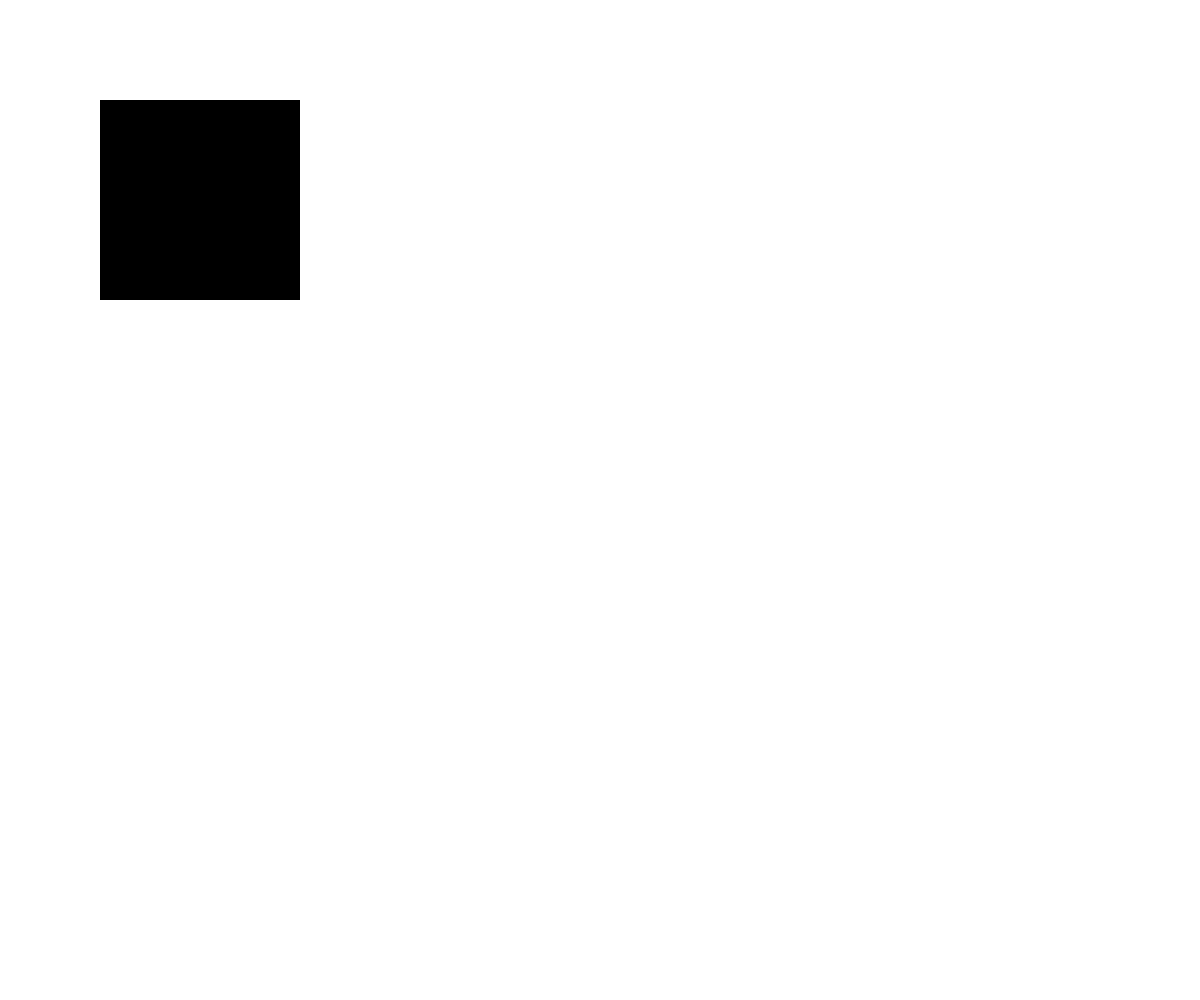
Frame 1 (no input)
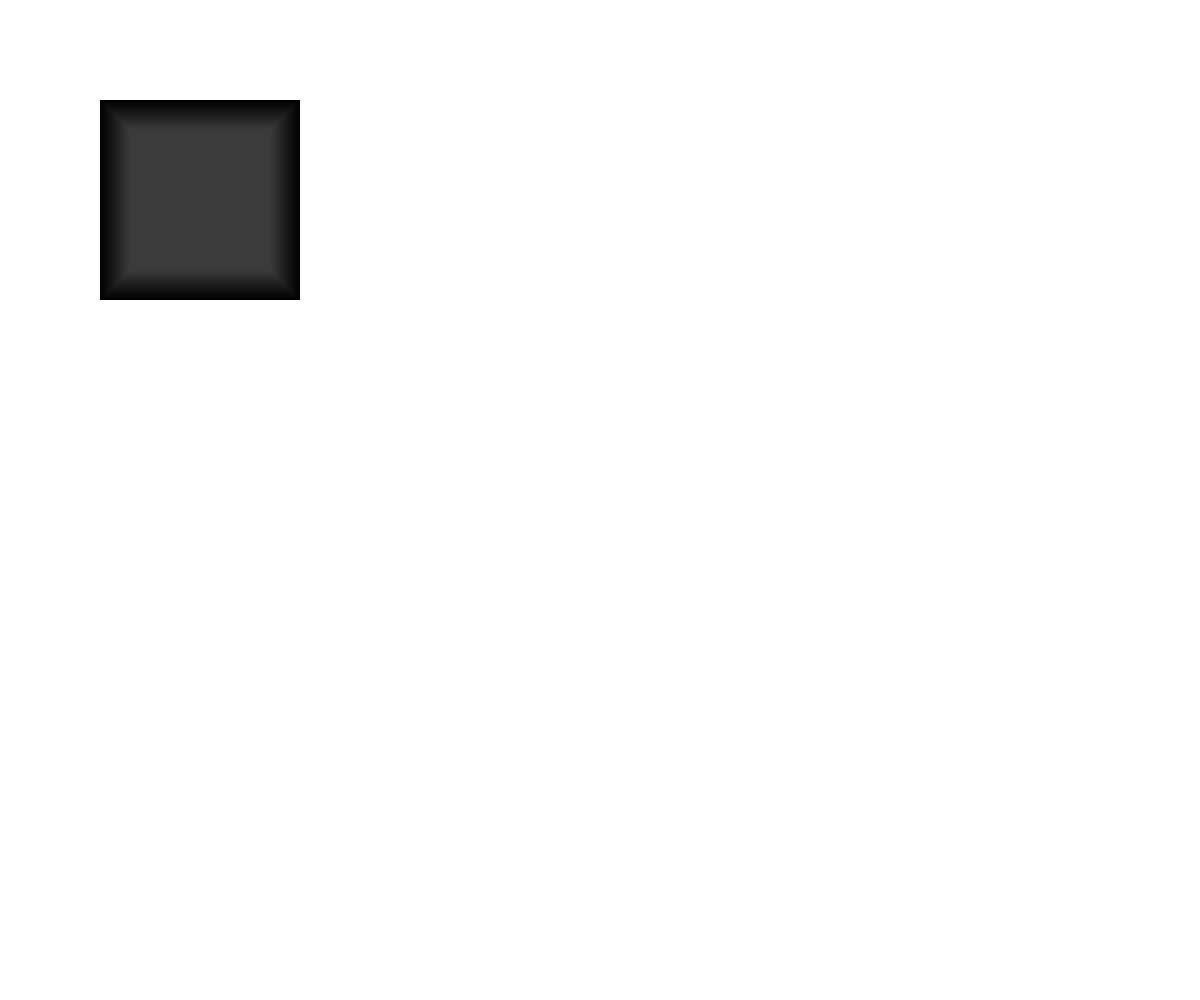
Frame 60 (no input)
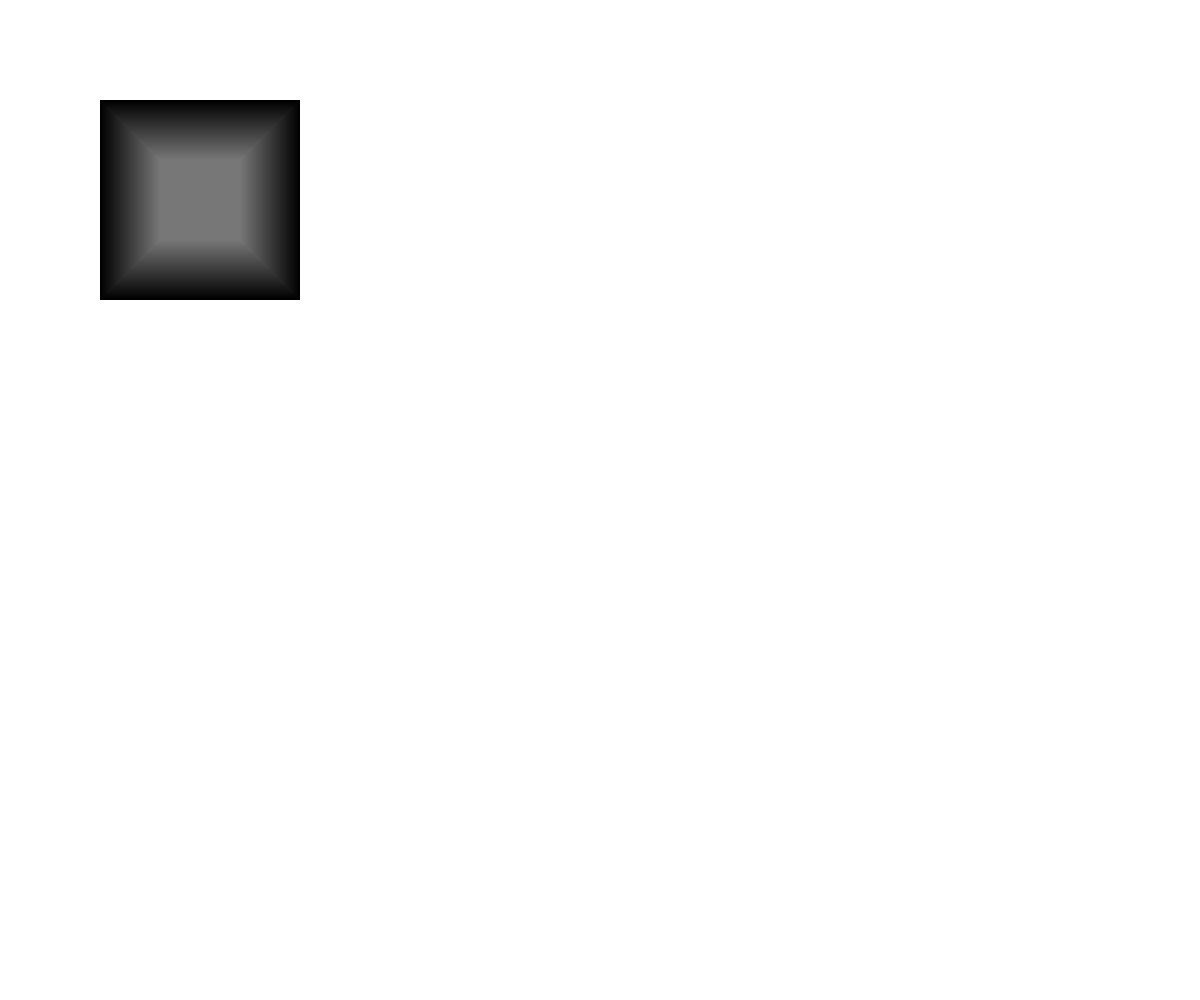
Frame 120 (the mouse pressed at the canvas centre since frame 60)

The p5.js sketch that drew these frames (run headless with seeded random() and noise() and a simulated clock; from frame 60 on, the mouse is pressed at the canvas centre):

// p5.js sketch
// ── sketch.js
var taille, couleur;

function setup() {
  createCanvas(windowWidth,windowHeight);
  rectMode(CENTER);
  noStroke();
  taille = 200;
  couleur = 0;
}

function draw() {
  fill(couleur);
  rect(200,200,taille,taille);
  taille -= 1;
  couleur += 1;
  
}
